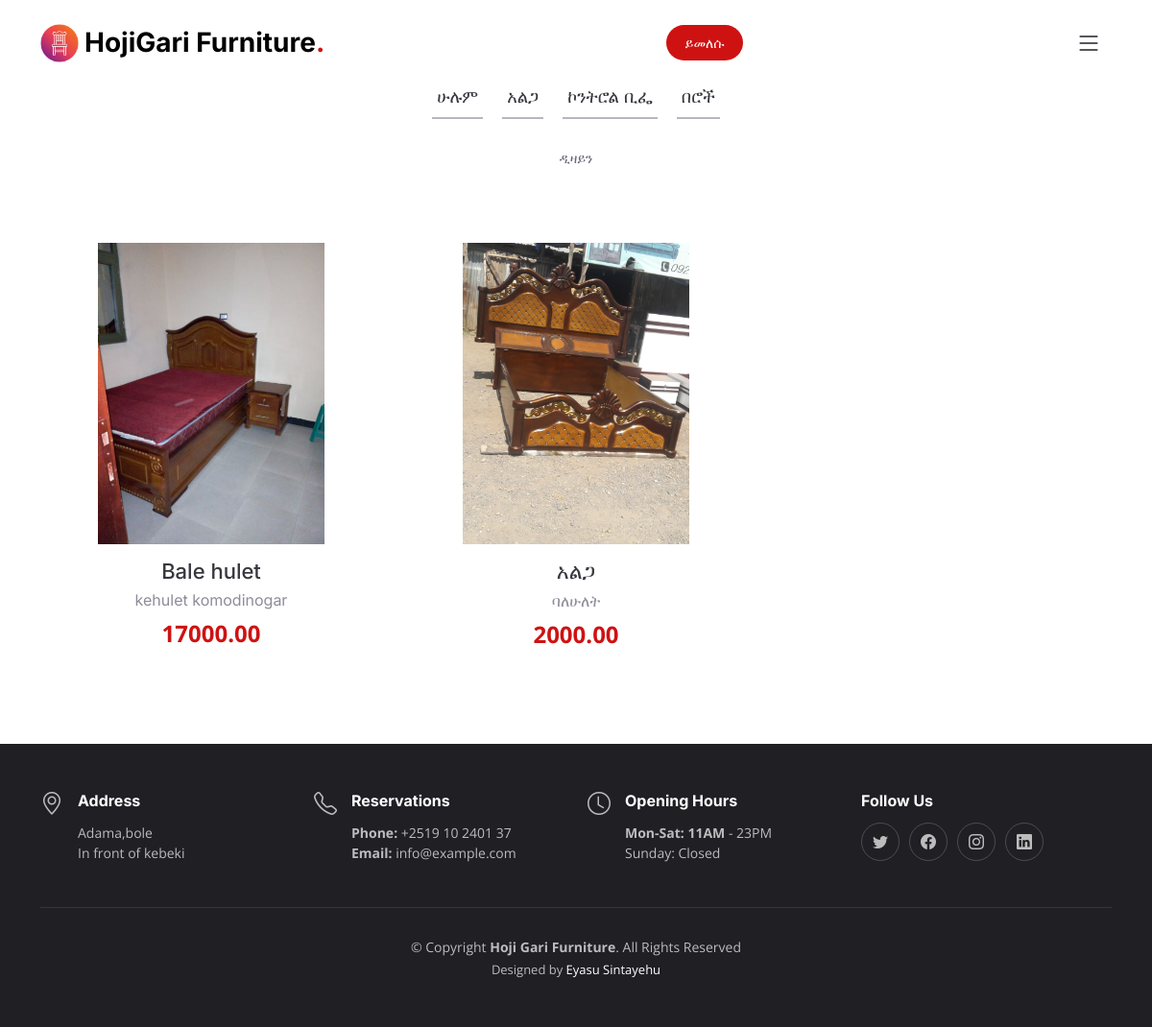
/allDesign/?category=አልጋ, run on the app's committed database.
### funiture/models.py (models this page shows, shortened)
class Category(models.Model):
    name = models.CharField(max_length=50, null=True)

class Product(models.Model):
    name = models.CharField(max_length=50, null=True)
    category = models.ForeignKey(Category, on_delete=models.CASCADE, null=True)
    image = models.ImageField(upload_to='furniture', null=True)
    price = models.DecimalField(max_digits=7, decimal_places=2, blank=True, null=True)
    describtion = models.TextField()

### funiture/views.py (the view)
# urls.py: path('allDesign/', allDesign, name='allDesign')
def allDesign(request):
    category = request.GET.get('category')
    if category == None:
        product = Product.objects.all().order_by('-id')
        categories = Category.objects.all()
        context = {
            'designs': product,
            'categories': categories
            }
        return render(request, 'allDesign.html', context)
    else:
        product = Product.objects.filter(category__name=category)
    categories = Category.objects.all()
    context = {
        'designs':product,
        'categories': categories
    }
    return render(request, 'category.html', context)

### funiture/templates/category.html (shortened to what this page needs)
<!DOCTYPE html>
{% load static %}
<html lang="en">
<head>
 <link type="text/css" href="{% static "vendor/bootstrap/css/bootstrap.min.css" %}" rel="stylesheet">
  <link href="{% static "vendor/bootstrap-icons/bootstrap-icons.css" %}" rel="stylesheet">
  <link href=" {% static "vendor/aos/aos.css" %}" rel="stylesheet">
  <link href="{% static "vendor/glightbox/css/glightbox.min.css" %}" rel="stylesheet">
  <link href="{% static "vendor/swiper/swiper-bundle.min.css" %}" rel="stylesheet">
  <link href="{% static "css/main.css" %}" rel="stylesheet">
</head>
<body>
  <header id="header" class="header fixed-top d-flex align-items-center">
    <div class="container d-flex align-items-center justify-content-between">
      <a href="{% url 'home' %}" class="logo d-flex align-items-center me-auto me-lg-0">
        <img src="{% static "img/logo.png" %}" alt="">
        <h1>HojiGari Furniture<span>.</span></h1>
      </a>
      <a class="btn-book-a-table" href="{% url 'home' %}">ይመለሱ</a>
      <i class="mobile-nav-toggle mobile-nav-show bi bi-list"></i>
    </div>
  </header>
    <section id="all" class="menu">
        <div class="container" data-aos="fade-up">
            <ul class="nav nav-tabs d-flex justify-content-center" data-aos="fade-up" data-aos-delay="200">
                <li class="nav-item">
                    <a href="{% url 'allDesign' %}" class="nav-link show"  >
                    <h4>ሁሉም</h4>
                    </a>
                </li>
                {% for cate in categories %}
                        <li class="nav-item">
                        <a class="nav-link  show" href="{% url 'allDesign' %}?category={{ cate.name }}">
                        <h4>{{ cate.name }} </h4>
                        </a></li>
                {% endfor %}
            </ul>
            <div class="tab-content" data-aos="fade-up" data-aos-delay="300">
            <div class="tab-pane fade active show" id="menu-starters">
                <div class="row gy-5">
                <div class="tab-header text-center">
                        <p>ዲዛይን</p>
                        </div>
                    {% for design in designs %}
                        <div class="col-lg-4 menu-item">
                            <a href="{{ design.image.url }}" class="glightbox"><img src="{{ design.image.url }}" class="menu-img img-fluid" alt=""></a>
                            <h4>{{ design.name }}</h4>
                            <p class="ingredients">
                            {{ design.describtion}}
                            </p>
                            <p class="price">
                            {{ design.price}}
                            </p>
                        </div>
                    {% endfor %}
                </div>
             </div>
            </div>
        </div>
    </section>
  {% include "footer.html" %}
</body>
</html>

### static/css/main.css (style rules this page uses)
:root { --font-default: "Open Sans", system-ui, -apple-system, "Segoe UI", Roboto, "Helvetica Neue", Arial, "Noto Sans", "Liberation Sans", sans-serif, "Apple Color Emoji", "Segoe UI Emoji", "Segoe UI Symbol", "Noto Color Emoji"; --font-primary: "Amatic SC", sans-serif; --font-secondary: "Inter", sans-serif; }
:root { --color-default: #212529; --color-primary: #ce1212; --color-secondary: #37373f; }
:root { scroll-behavior: smooth; }
body { font-family: var(--font-default); color: var(--color-default); }
a { color: var(--color-primary); text-decoration: none; }
h1, h2, h3, h4, h5, h6 { font-family: var(--font-secondary); }
section { overflow: hidden; padding: 80px 0; scroll-margin-top: 90px; overflow: clip; }
.header { background: #fff; transition: all 0.5s; z-index: 997; height: 90px; border-bottom: 1px solid #fff; }
.header .logo img { max-height: 40px; margin-right: 6px; }
.header .logo h1 { font-size: 28px; font-weight: 700; color: #000; margin: 0; font-family: var(--font-secondary); }
.header .logo h1 span { color: var(--color-primary); }
.header .btn-book-a-table, .header .btn-book-a-table:focus { font-size: 14px; color: #fff; background: var(--color-primary); padding: 8px 20px; margin-left: 30px; border-radius: 50px; transition: 0.3s; }
@media (max-width: 1279px) { .mobile-nav-show { color: var(--color-secondary); font-size: 28px; cursor: pointer; line-height: 0; transition: 0.5s; z-index: 9999; margin: 0 10px 0 20px; } }
.menu .nav-tabs { border: 0; }
.menu .nav-link { margin: 0 10px; padding: 10px 5px; transition: 0.3s; color: var(--color-secondary); border-radius: 0; cursor: pointer; height: 100%; border: 0; border-bottom: 2px solid #b6b6bf; }
.menu .nav-link h4 { font-size: 18px; font-weight: 400; margin: 0; font-family: var(--font-secondary); }
.menu .tab-content .tab-header { padding: 30px 0; }
.menu .tab-content .tab-header p { font-size: 14px; text-transform: uppercase; color: #676775; margin-bottom: 0; }
.menu .tab-content .menu-item { -moz-text-align-last: center; text-align-last: center; }
.menu .tab-content .menu-item .menu-img { padding: 0 60px; margin-bottom: 15px; }
.menu .tab-content .menu-item h4 { font-size: 22px; font-weight: 500; color: var(--color-secondary); font-family: var(--font-secondary); font-weight: 30px; margin-bottom: 5px; }
.menu .tab-content .menu-item .ingredients { font-family: var(--font-secondary); color: #8d8d9b; margin-bottom: 5px; }
.menu .tab-content .menu-item .price { font-size: 24px; font-weight: 700; color: var(--color-primary); }

### data on the page
Category: name "አልጋ"
Category: name "ኮንትሮል ቢፌ"
Category: name "በሮች"
Product: image (picture), name "Bale hulet", describtion "kehulet komodinogar", price "17000.00"
Product: image (picture), name "አልጋ", describtion "ባለሁለት", price "2000.00"
